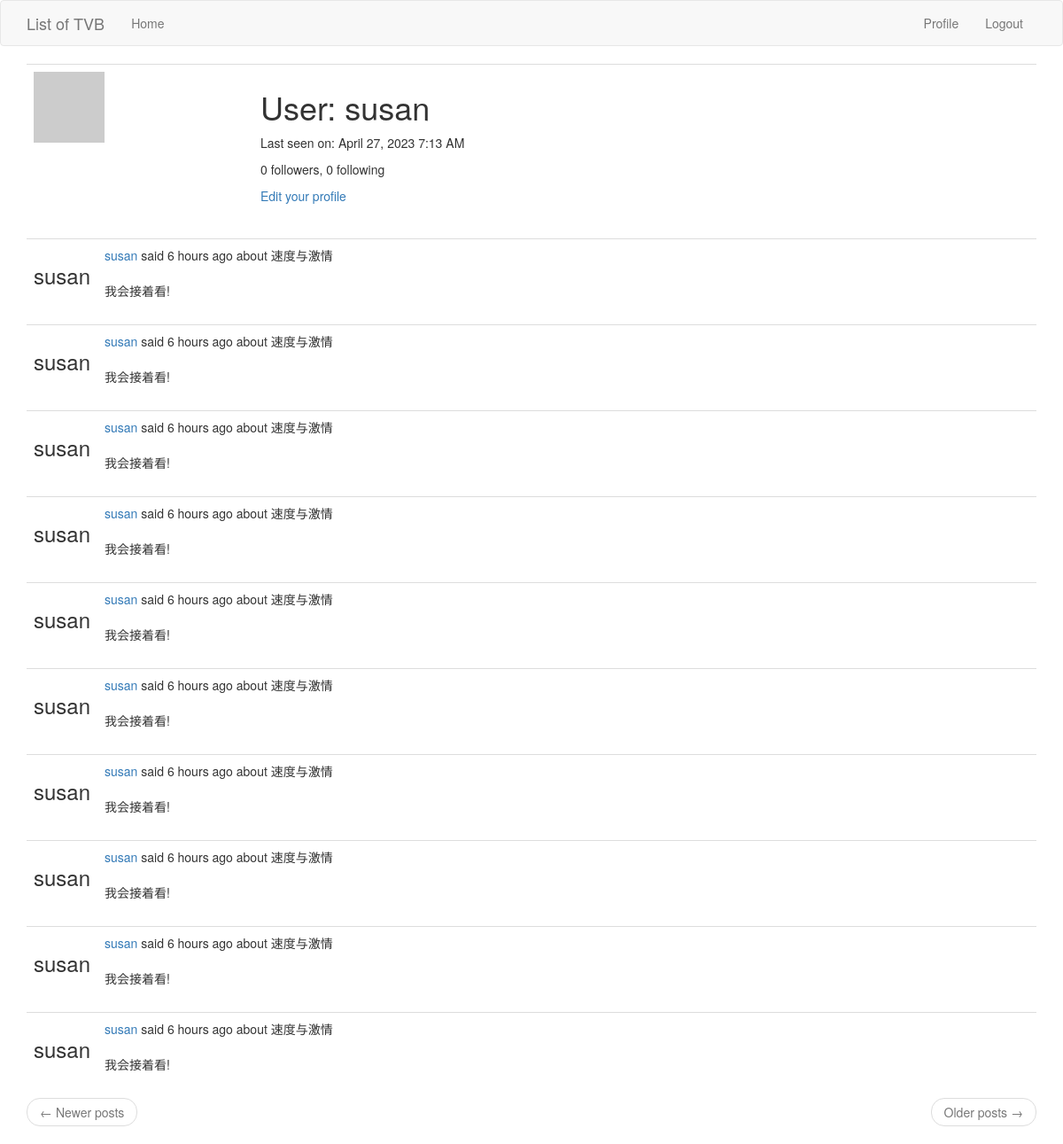
Screenshot of /user/susan (signed in) with the database file from the repository.
### app/models.py (models this page shows, shortened)
class User(UserMixin, db.Model):
    id = db.Column(db.Integer, primary_key=True)
    username = db.Column(db.String(64), index=True, unique=True)
    email = db.Column(db.String(120), index=True, unique=True)
    password_hash = db.Column(db.String(128))
    posts = db.relationship('Post', backref='author', lazy='dynamic')
    comment = db.relationship('Show_info_comment', backref='comment_author'
                                                           '', lazy='dynamic')
    about_me = db.Column(db.String(140))
    last_seen = db.Column(db.DateTime, default=datetime.utcnow)
    followed = db.relationship(
        'User', secondary=followers,
        primaryjoin=(followers.c.follower_id == id),
        secondaryjoin=(followers.c.followed_id == id),
        backref=db.backref('followers', lazy='dynamic'), lazy='dynamic')
    def avatar(self, size):
        digest = md5(self.email.lower().encode("utf-8")).hexdigest()
        return 'https://www.gravatar.com/avatar/{}?d=identicon&s={}'.format(
            digest, size)
    def followed_posts(self):
        followed = Post.query.join(
            followers, followers.c.followed_id == Post.user_id
        ).filter(followers.c.follower_id == self.id)
        own = Post.query.filter_by(user_id=self.id)
        return followed.union(own).order_by(Post.timestamp.desc())

class Show_info_comment(db.Model):
    __tablename__= 'Show_info_comment'
    id = db.Column(db.Integer, primary_key=True)
    show_id = db.Column(db.Integer, db.ForeignKey('show.id'))#评论所属节目
    user_id = db.Column(db.Integer, db.ForeignKey('user.id'))#评论所属人员
    timestamp = db.Column(db.DateTime, index=True, default=datetime.utcnow)#评论时间戳
    text = db.Column(db.Text())

class Show(db.Model):
    __tablename__ ='show'
    id = db.Column(db.Integer, primary_key=True)
    name = db.Column(db.String(140),unique=True)#show name
    img = db.Column(db.String(140)) #show img url
    timestamp = db.Column(db.DateTime, index=True, default=datetime.utcnow)#time for creating
    info_id = db.relationship('Show_info',backref='show',lazy='dynamic')# the show info of this
    comment_id = db.relationship('Show_info_comment',backref='which_show',lazy='dynamic')# the show info of this

### app/routes.py (the view)
@app.route('/user/<username>')
@login_required
def user(username):
    user = User.query.filter_by(username=username).first_or_404()
    page = request.args.get('page', 1, type=int)
    posts = user.followed_posts().paginate(
        page=page, per_page=app.config["POSTS_PER_PAGE"], error_out=False)
    next_url = url_for(
        'index', page=posts.next_num) if posts.next_num else None
    prev_url = url_for(
        'index', page=posts.prev_num) if posts.prev_num else None
    _ = db.session.query(User).filter_by(username=username).one().comment
    coms =[]
    for e in _:
        show_id = e.show_id
        showname = db.session.query(Show.name).filter_by(id = show_id).all()[0][0]
        print(showname)
        coms.append({'username':username,
                     'timestamp':e.timestamp,
                     'comment':e.text})
    return render_template('user.html.j2', user=user, posts=posts.items,coms=coms,
                           next_url=next_url, prev_url=prev_url,
                           showname=showname)

### app/models.py (called while the page is built)
@login.user_loader
def load_user(id):
    return User.query.get(int(id))

### app/routes.py (called while the page is built)
@app.before_request
def before_request():
    if current_user.is_authenticated:
        current_user.last_seen = datetime.utcnow()
        db.session.commit()
    g.locale = str(get_locale())

### app/templates/user.html.j2 (shortened to what this page needs)
{% extends "base.html.j2" %}
{% block app_content %}
    <table class="table table-hover">
        <tr>
            <td width="256px">
                <img src="{{ user.avatar(256) }}">
            </td>
            <td>
                <h1>{{ _('User') }}: {{ user.username }}</h1>
                {% if user.last_seen %}<p>{{ _('Last seen on') }}: {{ moment(user.last_seen).format('LLL') }}</p>{% endif %}
                <p>
                    {{ _('%(count)d followers', count=user.followers.count()) }}, {{ _('%(count)d following', count=user.followed.count()) }}
                </p>
                {% if user == current_user %}
                    <p>
                        <a href="{{ url_for('edit_profile') }}">{{ _('Edit your profile') }}</a>
                    </p>
                {% elif not current_user.is_following(user) %}
                    <p>
                        <a href="{{ url_for('follow', username=user.username) }}">{{ _('Follow') }}</a>
                    </p>
                {% else %}
                    <p>
                        <a href="{{ url_for('unfollow', username=user.username) }}">{{ _('Unfollow') }}</a>
                    </p>
                {% endif %}
            </td>
        </tr>
    </table>
    {% for com in coms %}
        {% include '_comment.html_.j2' %}
    {% endfor %}
    <nav aria-label="...">
        <ul class="pager">
            <li class="previous{% if not prev_url %} disabled{% endif %}">
                <a href="{{ prev_url or '#' }}">
                    <span aria-hidden="true">&larr;</span> {{ _('Newer posts') }}
                </a>
            </li>
            <li class="next{% if not next_url %} disabled{% endif %}">
                <a href="{{ next_url or '#' }}">
                    {{ _('Older posts') }} <span aria-hidden="true">&rarr;</span>
                </a>
            </li>
        </ul>
    </nav>
{% endblock %}

### app/templates/_comment.html_.j2 (shortened to what this page needs)
<table class="table table-hover">
    <tr>
        <td width="70px">
            <h3>{{com.username}}</h3>
        </td>
        <td>
        {{ _('%(username)s said %(when)s',
        username=user_link, when=moment(com.timestamp).fromNow()) }}
        {% if showname %}
               {{ _(' about %(showname)s',showname=showname) }}
                <br/>
        {% endif %}
        <br/>
        {{ com.comment }}
    </td>
</tr>
</table>

### rows the page displays
User: username "susan", last_seen "April 27, 2023 7:13 AM"
Show_info_comment: username "susan", comment "我会接着看!"
Show_info_comment: username "susan", comment "我会接着看!"
Show_info_comment: username "susan", comment "我会接着看!"
Show_info_comment: username "susan", comment "我会接着看!"
Show_info_comment: username "susan", comment "我会接着看!"
Show_info_comment: username "susan", comment "我会接着看!"
Show_info_comment: username "susan", comment "我会接着看!"
Show_info_comment: username "susan", comment "我会接着看!"
Show_info_comment: username "susan", comment "我会接着看!"
Show_info_comment: username "susan", comment "我会接着看!"
